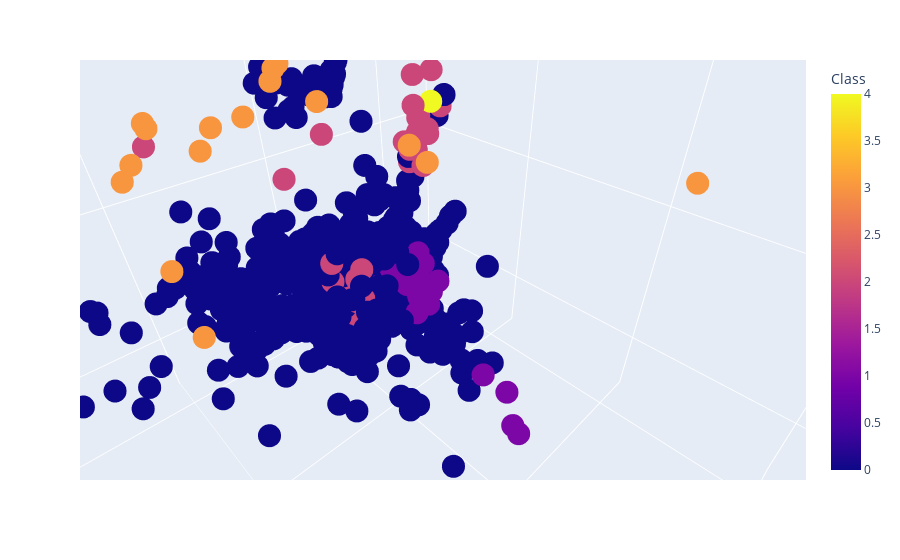

Notebook code for this chart:
### Code cell
#3d plot on pca
import plotly.express as px

fig = px.scatter_3d(small_df, x="PCA_1", y="PCA_2", z="PCA_3",
                    color="Class")
fig.show()

### Figure 1 — Plotly figure (JSON) as saved in the notebook; plotly's stock layout.template omitted (floating-point values rounded to 4 significant figures; data arrays with more than 128 entries replaced by an {"elided": "..."} marker saying what was removed)
{"data": [{"hoverlabel": {"namelength": 0}, "hovertemplate": "PCA_1=%{x}<br>PCA_2=%{y}<br>PCA_3=%{z}<br>Class=%{marker.color}", "legendgroup": "", "marker": {"color": {"elided": "6299 int values"}, "coloraxis": "coloraxis", "symbol": "circle"}, "mode": "markers", "name": "", "scene": "scene", "showlegend": false, "type": "scatter3d", "x": {"elided": "6299 float values"}, "y": {"elided": "6299 float values"}, "z": {"elided": "6299 float values"}}], "layout": {"autosize": true, "coloraxis": {"colorbar": {"title": {"text": "Class"}}, "colorscale": [[0, "#0d0887"], [0.1111, "#46039f"], [0.2222, "#7201a8"], [0.3333, "#9c179e"], [0.4444, "#bd3786"], [0.5556, "#d8576b"], [0.6667, "#ed7953"], [0.7778, "#fb9f3a"], [0.8889, "#fdca26"], [1, "#f0f921"]]}, "legend": {"tracegroupgap": 0}, "margin": {"t": 60}, "scene": {"aspectmode": "auto", "aspectratio": {"x": 0.9367, "y": 1.1, "z": 0.9702}, "camera": {"center": {"x": 0, "y": 0, "z": 0}, "eye": {"x": 0.04664, "y": 0.04664, "z": 0.04664}, "projection": {"type": "perspective"}, "up": {"x": 0, "y": 0, "z": 1}}, "domain": {"x": [0, 1], "y": [0, 1]}, "xaxis": {"title": {"text": "PCA_1"}, "type": "linear"}, "yaxis": {"title": {"text": "PCA_2"}, "type": "linear"}, "zaxis": {"title": {"text": "PCA_3"}, "type": "linear"}}}}
